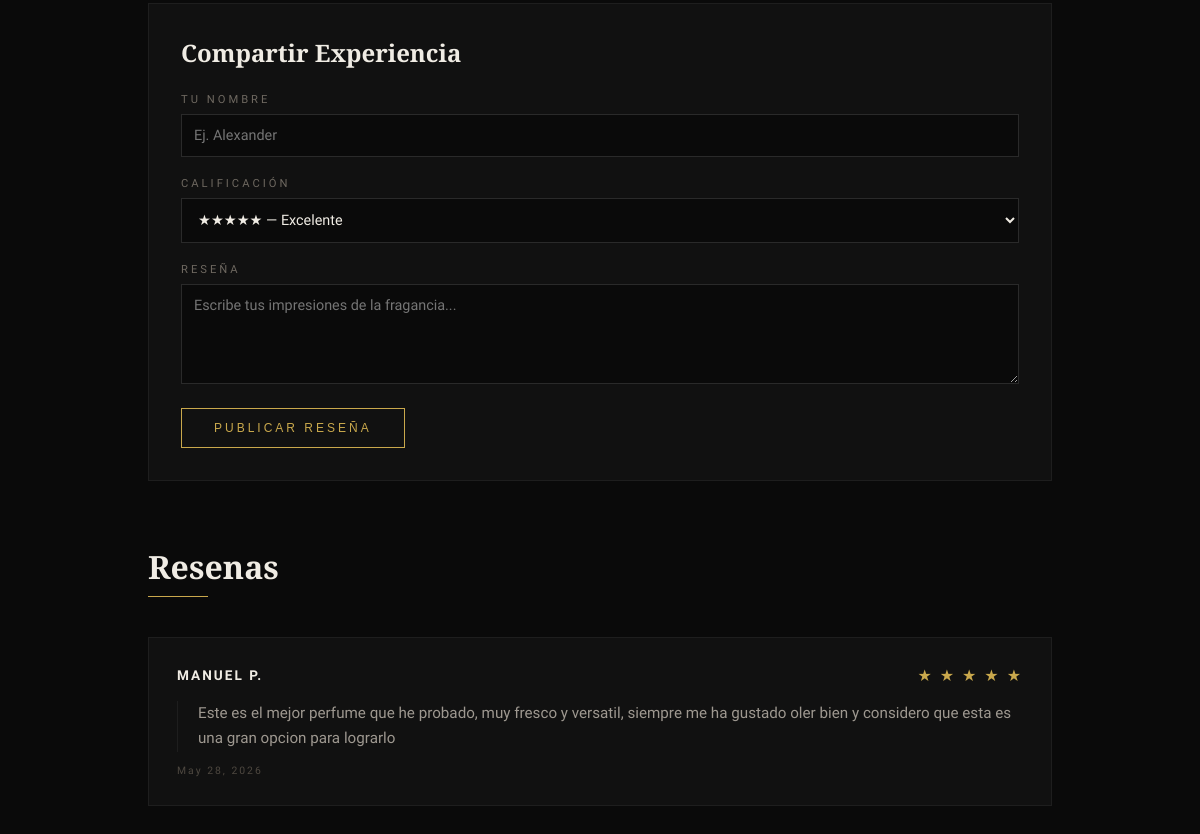
The app's page /perfumes/5592beb9-9345-43dc-9d25-6496ce4de06c/ (lower part), older data.
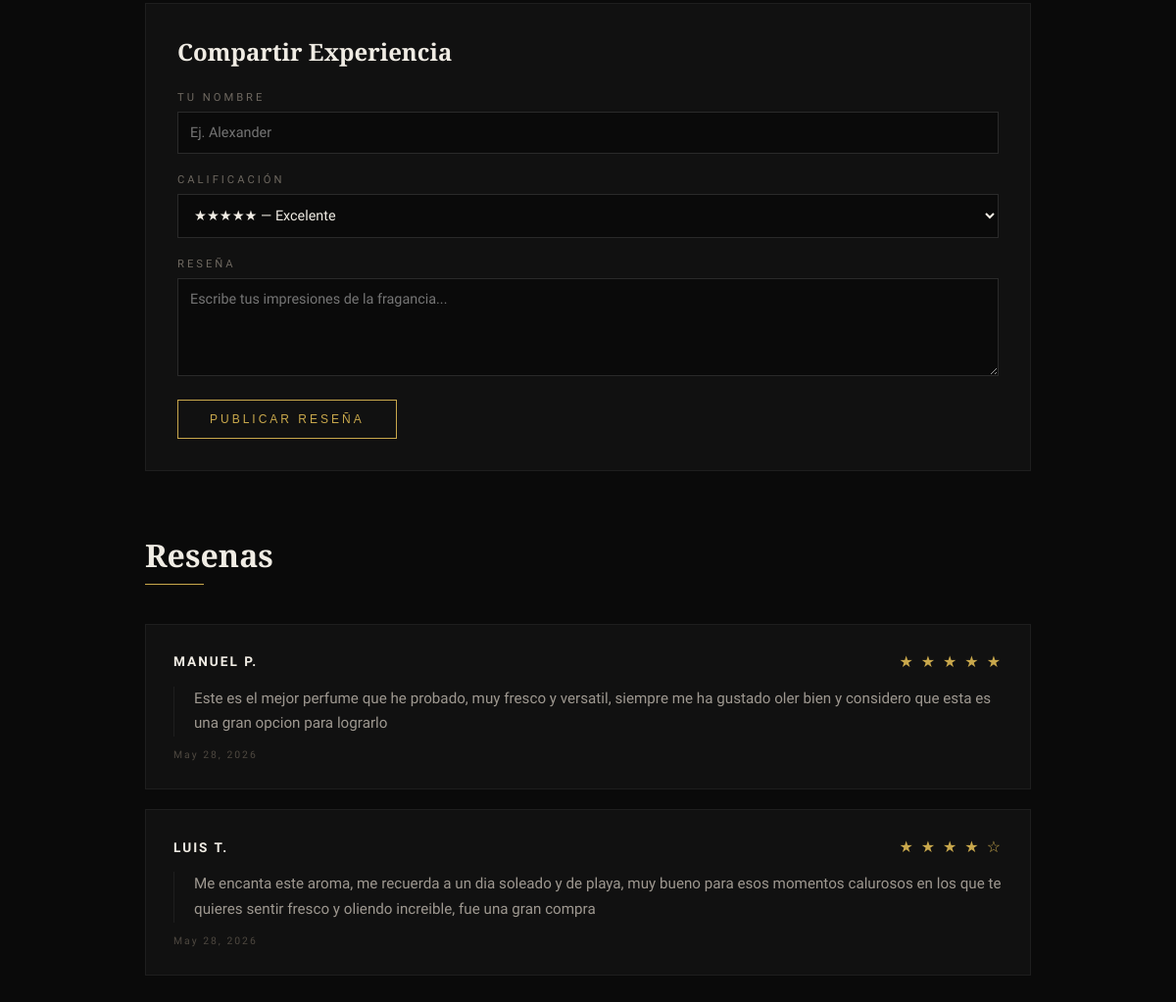
The same page, newer data.
### perfumes/models.py (models this page shows, shortened)
class Resena(models.Model):
    CALIFICACION_CHOICES = [
        (1, '1 - Malo'),
        (2, '2 - Regular'),
        (3, '3 - Bueno'),
        (4, '4 - Muy bueno'),
        (5, '5 - Excelente'),
    ]
    id = models.UUIDField(primary_key=True, default=uuid.uuid4, editable=False)
    perfume = models.ForeignKey(
        Perfume,
        on_delete=models.CASCADE,
        related_name='resenas'
    )
    nombre_cliente = models.CharField(max_length=100)
    calificacion = models.IntegerField(choices=CALIFICACION_CHOICES)
    comentario = models.TextField()
    fecha = models.DateField(auto_now_add=True)

### perfumes/views.py (the view)
# urls.py: path('<uuid:pk>/', views.detalle_perfume, name='detalle_perfume'),
def detalle_perfume(request, pk):
    perfume = get_object_or_404(Perfume, pk=pk)
    resenas = perfume.resenas.all().order_by('-fecha')
    colecciones = perfume.colecciones.all()
    carrito = None
    if request.user.is_authenticated:
        carrito, _ = Carrito.objects.get_or_create(user=request.user)
    return render(request, 'perfumes/detalle.html', {
        'perfume': perfume,
        'resenas': resenas,
        'colecciones': colecciones,
        'carrito': carrito,
    })

### perfumes/models.py (called while the page is built)
    def __str__(self):
        return self.nombre

### perfumes/templates/perfumes/detalle.html (shortened to what this page needs)
<!DOCTYPE html>
<html lang="es">
<head>
</head>
<body>
  <div class="detalle">
    <div class="nueva-resena-seccion">
      <h2 class="resenas-titulo" style="font-size: 1.5rem; margin-bottom: 24px;">Compartir Experiencia</h2>
      <form action="{% url 'agregar_resena' perfume.pk %}" method="POST">
        <div class="form-grupo">
          <label for="nombre_cliente">Tu Nombre</label>
          <input type="text" id="nombre_cliente" name="nombre_cliente" required class="input-texto" placeholder="Ej. Alexander">
        </div>
        <div class="form-grupo">
          <label for="calificacion">Calificación</label>
          <select id="calificacion" name="calificacion" required class="select-input">
            <option value="5">★★★★★ — Excelente</option>
          </select>
        </div>
        <div class="form-grupo">
          <label for="comentario">Reseña</label>
          <textarea id="comentario" name="comentario" required class="textarea-input" placeholder="Escribe tus impresiones de la fragancia..."></textarea>
        </div>
        <button type="submit" class="btn-resena">Publicar Reseña</button>
      </form>
    </div>
    <div class="resenas-seccion">
      <h2 class="resenas-titulo">Resenas</h2>
      <div class="resenas-linea"></div>
      {% for resena in resenas %}
      <div class="resena-card">
        <div class="resena-header">
          <span class="resena-cliente">{{ resena.nombre_cliente }}</span>
          <span class="resena-estrellas">
            {% for i in "12345" %}
              {% if forloop.counter <= resena.calificacion %}★{% else %}☆{% endif %}
            {% endfor %}
          </span>
        </div>
        <p class="resena-comentario">{{ resena.comentario }}</p>
        <p class="resena-fecha">{{ resena.fecha }}</p>
      </div>
      {% empty %}
        <p class="sin-resenas">Sin resenas todavia</p>
      {% endfor %}
    </div>
  </div>
</body>
</html>

### perfumes/templates/perfumes/detalle.html (style rules this page uses)
* { margin: 0; padding: 0; box-sizing: border-box; }
body { font-family: 'Raleway', sans-serif; background: #0a0a0a; color: #f0ece4; min-height: 100vh; }
.detalle { max-width: 1000px; margin: 0 auto; padding: 120px 48px 80px; }
.nueva-resena-seccion { margin-top: 64px; margin-bottom: 48px; background: #111; border: 1px solid #1e1e1e; padding: 32px; }
.form-grupo { margin-bottom: 20px; }
.form-grupo label { display: block; font-size: 0.7rem; letter-spacing: 3px; text-transform: uppercase; color: #6e6860; margin-bottom: 8px; }
.input-texto, .select-input, .textarea-input { width: 100%; background: #0a0a0a; border: 1px solid #2a2a2a; color: #f0ece4; padding: 12px; font-family: 'Raleway', sans-serif; font-size: 0.9rem; }
.textarea-input { resize: vertical; min-height: 100px; }
.btn-resena { padding: 12px 32px; background: transparent; border: 1px solid #c9a84c; color: #c9a84c; font-size: 0.75rem; letter-spacing: 3px; text-transform: uppercase; cursor: pointer; transition: all 0.3s ease; }
.resenas-seccion { margin-top: 64px; }
.resenas-titulo { font-family: 'Playfair Display', serif; font-size: 2rem; color: #f0ece4; margin-bottom: 8px; }
.resenas-linea { width: 60px; height: 1px; background: #c9a84c; margin-bottom: 40px; }
.resena-card { border: 1px solid #1e1e1e; padding: 28px; margin-bottom: 20px; background: #111; }
.resena-header { display: flex; justify-content: space-between; align-items: center; margin-bottom: 16px; }
.resena-cliente { font-size: 0.85rem; letter-spacing: 2px; text-transform: uppercase; color: #f0ece4; font-weight: 600; }
.resena-estrellas { color: #c9a84c; font-size: 1rem; letter-spacing: 2px; }
.resena-comentario { font-size: 0.95rem; color: #9e9890; line-height: 1.7; font-weight: 300; border-left: 1px solid #1e1e1e; padding-left: 20px; }
.resena-fecha { font-size: 0.65rem; color: #4e4840; letter-spacing: 2px; margin-top: 12px; }

Row changes from the older to the newer data that the page shows:
added Resena: nombre_cliente "LUIS T.", calificacion 4 (drawn), comentario "Me encanta este aroma, me recuerda a un dia soleado y de playa, muy bueno para esos momentos calurosos en los que te quieres sentir fresco y oliendo increible, fue una gran compra", fecha "May 28, 2026"
